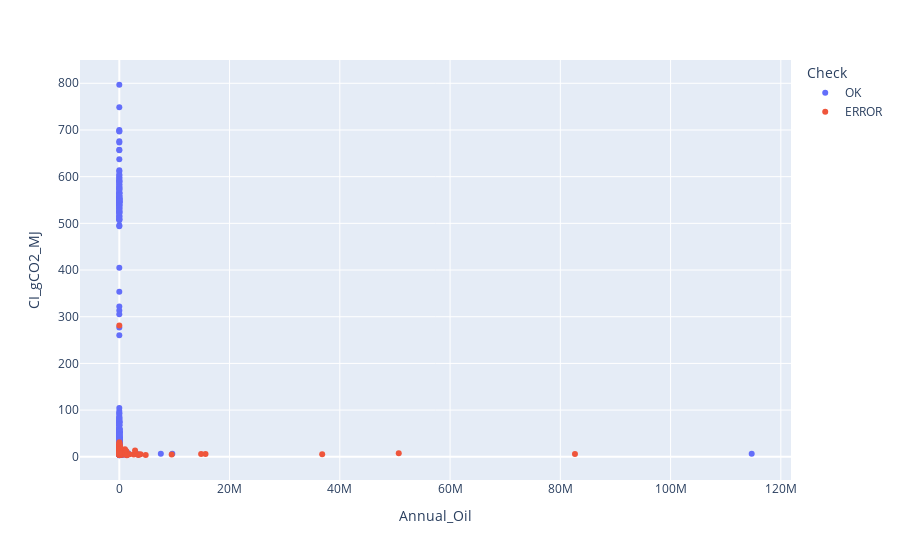

The cell this chart's notebook holds for it:
### Markdown cell above
## scatter Oil-CI

### Code cell
fig = px.scatter(raw_result, x="Annual_Oil", y="CI_gCO2_MJ", color = "Check")
fig.show()

### Figure 1 — Plotly figure (JSON) as saved in the notebook; plotly's stock layout.template omitted (floating-point values rounded to 4 significant figures; data arrays with more than 128 entries replaced by an {"elided": "..."} marker saying what was removed)
{"data": [{"hovertemplate": "Check=OK<br>Annual_Oil=%{x}<br>CI_gCO2_MJ=%{y}<extra></extra>", "legendgroup": "OK", "marker": {"color": "#636efa", "symbol": "circle"}, "mode": "markers", "name": "OK", "orientation": "v", "showlegend": true, "type": "scatter", "x": {"elided": "492 int values"}, "xaxis": "x", "y": {"elided": "492 float values"}, "yaxis": "y"}, {"hovertemplate": "Check=ERROR<br>Annual_Oil=%{x}<br>CI_gCO2_MJ=%{y}<extra></extra>", "legendgroup": "ERROR", "marker": {"color": "#EF553B", "symbol": "circle"}, "mode": "markers", "name": "ERROR", "orientation": "v", "showlegend": true, "type": "scatter", "x": {"elided": "133 int values"}, "xaxis": "x", "y": {"elided": "133 float values"}, "yaxis": "y"}], "layout": {"legend": {"title": {"text": "Check"}, "tracegroupgap": 0}, "margin": {"t": 60}, "xaxis": {"anchor": "y", "domain": [0, 1], "title": {"text": "Annual_Oil"}}, "yaxis": {"anchor": "x", "domain": [0, 1], "title": {"text": "CI_gCO2_MJ"}}}}
